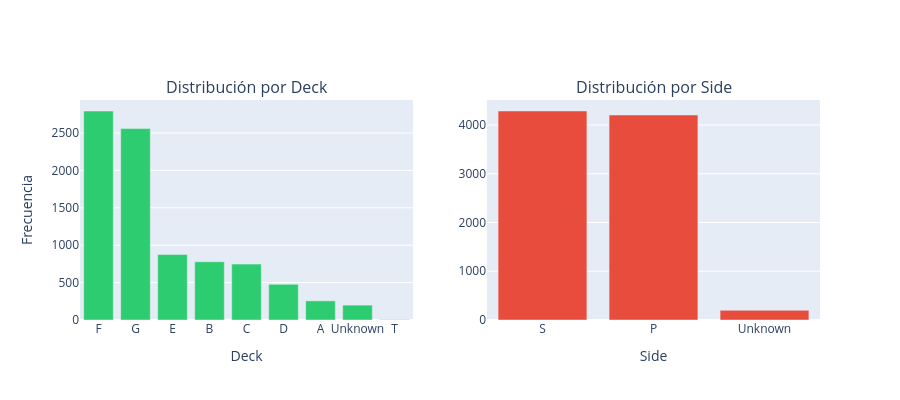

Here is the notebook cell this chart was saved with:
### Code cell
fig = make_subplots(rows=1, cols=2, subplot_titles=('Distribución por Deck', 'Distribución por Side'))

deck_counts = df_clean['Deck'].value_counts()
fig.add_trace(go.Bar(x=deck_counts.index, y=deck_counts.values, marker_color='#2ecc71'), row=1, col=1)

side_counts = df_clean['Side'].value_counts()
fig.add_trace(go.Bar(x=side_counts.index, y=side_counts.values, marker_color='#e74c3c'), row=1, col=2)

fig.update_layout(height=400, showlegend=False)
fig.update_xaxes(title_text="Deck", row=1, col=1)
fig.update_xaxes(title_text="Side", row=1, col=2)
fig.update_yaxes(title_text="Frecuencia", row=1, col=1)
fig.show()

### Figure 1 — Plotly figure (JSON) as saved in the notebook; plotly's stock layout.template omitted (floating-point values rounded to 4 significant figures)
{"data": [{"marker": {"color": "#2ecc71"}, "type": "bar", "x": ["F", "G", "E", "B", "C", "D", "A", "Unknown", "T"], "xaxis": "x", "y": [2794, 2559, 876, 779, 747, 478, 256, 199, 5], "yaxis": "y"}, {"marker": {"color": "#e74c3c"}, "type": "bar", "x": ["S", "P", "Unknown"], "xaxis": "x2", "y": [4288, 4206, 199], "yaxis": "y2"}], "layout": {"annotations": [{"font": {"size": 16}, "showarrow": false, "text": "Distribución por Deck", "x": 0.225, "xanchor": "center", "xref": "paper", "y": 1, "yanchor": "bottom", "yref": "paper"}, {"font": {"size": 16}, "showarrow": false, "text": "Distribución por Side", "x": 0.775, "xanchor": "center", "xref": "paper", "y": 1, "yanchor": "bottom", "yref": "paper"}], "height": 400, "showlegend": false, "xaxis": {"anchor": "y", "domain": [0, 0.45], "title": {"text": "Deck"}}, "xaxis2": {"anchor": "y2", "domain": [0.55, 1], "title": {"text": "Side"}}, "yaxis": {"anchor": "x", "domain": [0, 1], "title": {"text": "Frecuencia"}}, "yaxis2": {"anchor": "x2", "domain": [0, 1]}}}
